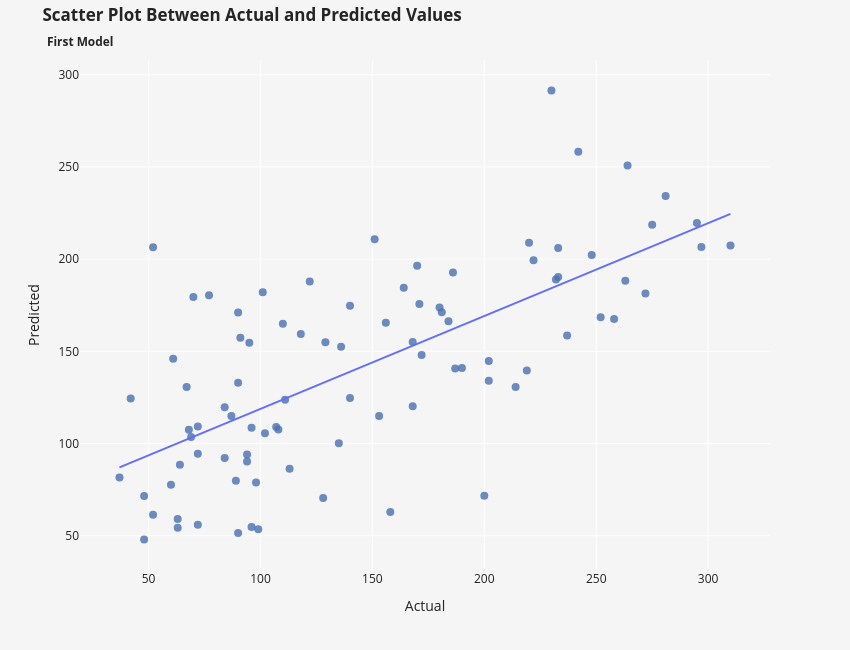

Notebook cell for this chart:
### Code cell
plot_df = pd.DataFrame({'Actual': y_test, 'Predicted': y_pred}) # Creating Dataframe containing actual and predicted values

fig = px.scatter(plot_df, x='Actual', y='Predicted', opacity=0.825, template='seaborn') # Creating scatterplot
fig.add_traces(px.scatter(plot_df, x='Actual', y='Predicted', trendline="ols").data[1]) # Obtaining the fit line

fig.update_traces(marker={'size': 8})

fig.update_layout(title={'text': f'<b>Scatter Plot Between Actual and Predicted Values <br> <sub>First Model</sub></b>',
                         'x': 0.05, 'xanchor': 'left', 'y': 0.968},
                  showlegend=True,
                  plot_bgcolor='#F6F5F5',
                  paper_bgcolor='#F6F5F5',
                  height=650, width=850)
                
fig.show()

### Figure 1 — Plotly figure (JSON) as saved in the notebook; plotly's stock layout.template omitted (floating-point values rounded to 4 significant figures)
{"data": [{"hovertemplate": "Actual=%{x}<br>Predicted=%{y}<extra></extra>", "legendgroup": "", "marker": {"color": "rgb(76,114,176)", "opacity": 0.825, "size": 8, "symbol": "circle"}, "mode": "markers", "name": "", "orientation": "v", "showlegend": false, "type": "scatter", "x": [219, 70, 202, 230, 111, 84, 242, 272, 94, 96, 94, 252, 99, 297, 135, 67, 295, 264, 170, 275, 310, 64, 128, 232, 129, 118, 263, 77, 48, 107, 140, 113, 90, 164, 180, 233, 42, 84, 172, 63, 48, 108, 156, 168, 90, 52, 200, 87, 90, 258, 136, 158, 69, 72, 171, 95, 72, 151, 168, 60, 122, 52, 187, 102, 214, 248, 181, 110, 140, 202, 101, 222, 281, 61, 89, 91, 186, 220, 237, 233, 68, 190, 96, 72, 153, 98, 37, 63, 184], "xaxis": "x", "y": [139.5, 179.5, 134.0, 291.4, 123.8, 92.17, 258.2, 181.3, 90.22, 108.6, 94.14, 168.4, 53.5, 206.6, 100.1, 130.7, 219.5, 250.8, 196.4, 218.6, 207.4, 88.48, 70.43, 189.0, 154.9, 159.4, 188.3, 180.4, 47.99, 109.0, 174.8, 86.36, 133.0, 184.5, 173.8, 190.4, 124.4, 119.7, 148.0, 59.05, 71.62, 107.7, 165.5, 155.0, 171.0, 61.46, 71.67, 115.0, 51.58, 167.6, 152.5, 62.96, 103.5, 109.2, 175.6, 154.6, 94.42, 210.7, 120.3, 77.62, 187.9, 206.5, 140.6, 105.6, 130.7, 202.2, 171.1, 164.9, 124.7, 144.8, 182.0, 199.4, 234.2, 146.0, 79.87, 157.4, 192.7, 208.9, 158.6, 206.0, 107.5, 140.9, 54.82, 55.93, 115.0, 78.96, 81.56, 54.38, 166.3], "yaxis": "y"}, {"hovertemplate": "<b>OLS trendline</b><br>Predicted = 0.503348 * Actual + 68.4868<br>R<sup>2</sup>=0.459647<br><br>Actual=%{x}<br>Predicted=%{y} <b>(trend)</b><extra></extra>", "legendgroup": "", "marker": {"color": "#636efa", "size": 8, "symbol": "circle"}, "mode": "lines", "name": "", "showlegend": false, "type": "scatter", "x": [37, 42, 48, 48, 52, 52, 60, 61, 63, 63, 64, 67, 68, 69, 70, 72, 72, 72, 77, 84, 84, 87, 89, 90, 90, 90, 91, 94, 94, 95, 96, 96, 98, 99, 101, 102, 107, 108, 110, 111, 113, 118, 122, 128, 129, 135, 136, 140, 140, 151, 153, 156, 158, 164, 168, 168, 170, 171, 172, 180, 181, 184, 186, 187, 190, 200, 202, 202, 214, 219, 220, 222, 230, 232, 233, 233, 237, 242, 248, 252, 258, 263, 264, 272, 275, 281, 295, 297, 310], "xaxis": "x", "y": [87.11, 89.63, 92.65, 92.65, 94.66, 94.66, 98.69, 99.19, 100.2, 100.2, 100.7, 102.2, 102.7, 103.2, 103.7, 104.7, 104.7, 104.7, 107.2, 110.8, 110.8, 112.3, 113.3, 113.8, 113.8, 113.8, 114.3, 115.8, 115.8, 116.3, 116.8, 116.8, 117.8, 118.3, 119.3, 119.8, 122.3, 122.8, 123.9, 124.4, 125.4, 127.9, 129.9, 132.9, 133.4, 136.4, 136.9, 139.0, 139.0, 144.5, 145.5, 147.0, 148.0, 151.0, 153.0, 153.0, 154.1, 154.6, 155.1, 159.1, 159.6, 161.1, 162.1, 162.6, 164.1, 169.2, 170.2, 170.2, 176.2, 178.7, 179.2, 180.2, 184.3, 185.3, 185.8, 185.8, 187.8, 190.3, 193.3, 195.3, 198.4, 200.9, 201.4, 205.4, 206.9, 209.9, 217.0, 218.0, 224.5], "yaxis": "y"}], "layout": {"height": 650, "legend": {"tracegroupgap": 0}, "margin": {"t": 60}, "paper_bgcolor": "#F6F5F5", "plot_bgcolor": "#F6F5F5", "showlegend": true, "title": {"text": "<b>Scatter Plot Between Actual and Predicted Values <br> <sub>First Model</sub></b>", "x": 0.05, "xanchor": "left", "y": 0.968}, "width": 850, "xaxis": {"anchor": "y", "domain": [0, 1], "title": {"text": "Actual"}}, "yaxis": {"anchor": "x", "domain": [0, 1], "title": {"text": "Predicted"}}}}
